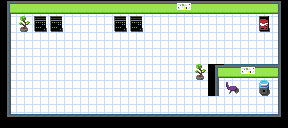

Rendered tile map (Tiled .tmx) drawn with the repository's tilesets; below, a short description and the full map source, tile grids included:
An orthogonal 18x8 tile map with 16x16 px tiles, 3 tile layers (floor, walls, items).

<map version="1.2" tiledversion="1.2.4" orientation="orthogonal" renderorder="right-down" width="18" height="8" tilewidth="16" tileheight="16" infinite="0" nextlayerid="6" nextobjectid="1">
 <tileset firstgid="1" source="../tilesets/main.tsx" />
 <layer id="1" name="floor" width="18" height="8">
  <data encoding="csv">
1,1,1,1,1,1,1,1,1,1,1,1,1,1,1,1,1,1,
1,1,1,1,1,1,1,1,1,1,1,1,1,1,1,1,1,1,
1,1,1,1,1,1,1,1,1,1,1,1,1,1,1,1,1,1,
1,1,1,1,1,1,1,1,1,1,1,1,1,1,1,1,1,1,
1,1,1,1,1,1,1,1,1,1,1,1,1,1,1,1,1,1,
1,1,1,1,1,1,1,1,1,1,1,1,1,1,1,1,1,1,
1,1,1,1,1,1,1,1,1,1,1,1,1,1,1,1,1,1,
1,1,1,1,1,1,1,1,1,1,1,1,1,1,1,1,1,1
</data>
 </layer>
 <layer id="4" name="walls" width="18" height="8">
  <data encoding="csv">
9,8,8,8,8,8,8,8,8,8,8,8,8,8,8,8,8,7,
2,31,25,25,0,0,0,25,25,0,0,0,0,0,0,0,0,6,
2,0,0,0,0,0,0,0,0,0,0,0,0,0,0,0,0,6,
2,0,0,0,0,0,0,0,0,0,0,0,0,0,0,0,0,6,
2,0,0,0,0,0,0,0,0,0,0,0,31,9,18,18,18,21,
2,0,0,0,0,0,0,0,0,0,0,0,0,2,35,0,0,6,
2,0,0,0,0,0,0,0,0,0,0,0,0,0,0,0,0,6,
3,4,4,4,4,4,4,4,4,4,4,4,4,4,4,4,4,5
</data>
 </layer>
 <layer id="5" name="items" width="18" height="8">
  <properties>
   <property name="name" value="digicodabledoor" />
  </properties>
  <data encoding="csv">
0,0,0,0,0,0,0,0,0,0,0,34,0,0,0,0,0,0,
0,0,0,0,0,0,0,0,0,0,0,0,0,0,0,0,38,0,
0,0,61,0,0,60,0,0,0,0,0,0,0,0,0,0,0,0,
0,0,0,0,0,0,0,0,0,0,0,0,0,0,0,0,0,0,
0,0,0,0,0,0,0,0,0,0,0,0,0,0,0,34,0,0,
0,0,0,0,0,0,0,0,0,0,0,0,0,0,0,62,37,0,
0,0,0,0,0,0,0,0,0,0,0,0,0,0,0,0,0,0,
0,0,0,0,0,0,0,0,0,0,0,0,0,0,0,0,0,0
</data>
 </layer>
</map>